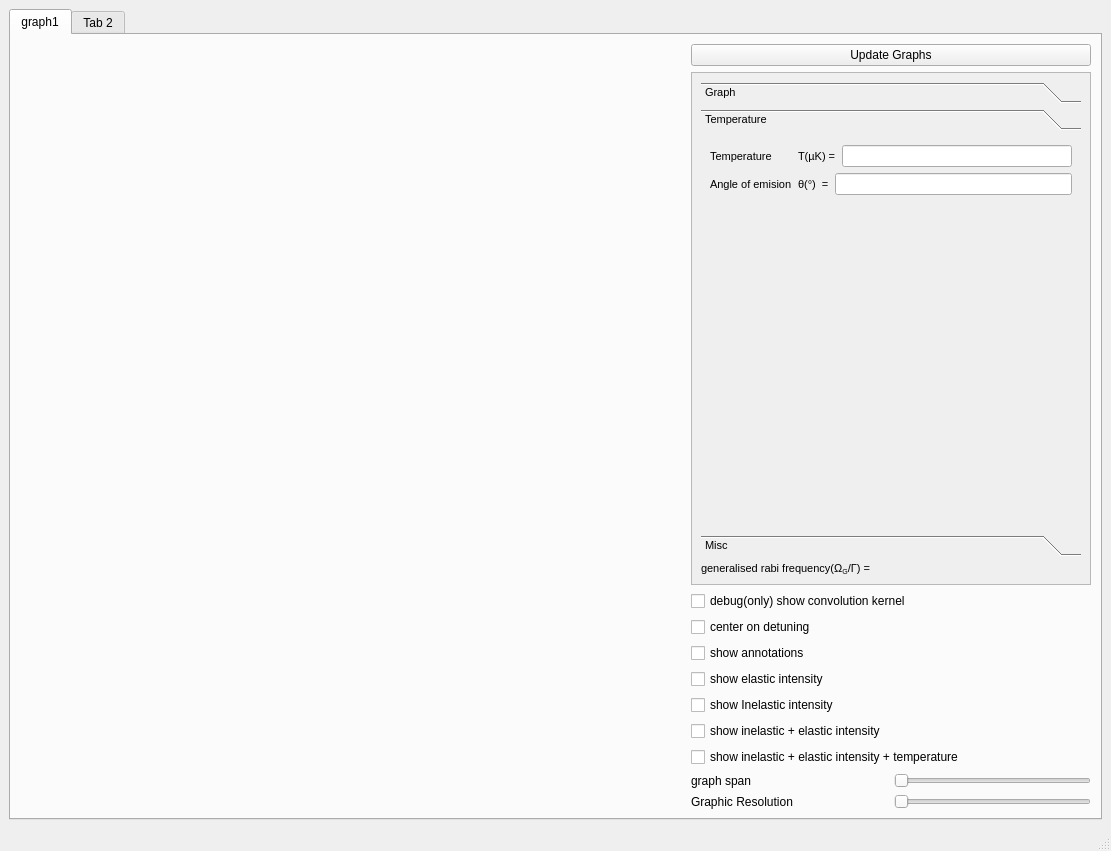
<?xml version="1.0" encoding="UTF-8"?>
<ui version="4.0">
 <class>MainWindow</class>
 <widget class="QMainWindow" name="MainWindow">
  <property name="geometry">
   <rect>
    <x>0</x>
    <y>0</y>
    <width>1111</width>
    <height>851</height>
   </rect>
  </property>
  <property name="windowTitle">
   <string>MainWindow</string>
  </property>
  <property name="iconSize">
   <size>
    <width>40</width>
    <height>40</height>
   </size>
  </property>
  <widget class="QWidget" name="centralwidget">
   <layout class="QVBoxLayout" name="verticalLayout">
    <item>
     <widget class="QTabWidget" name="tabWidget">
      <property name="currentIndex">
       <number>0</number>
      </property>
      <widget class="QWidget" name="graph">
       <attribute name="title">
        <string>graph1</string>
       </attribute>
       <layout class="QVBoxLayout" name="verticalLayout_5">
        <item>
         <layout class="QHBoxLayout" name="horizontalLayout">
          <item>
           <widget class="MplWidget" name="MplWidget" native="true">
            <property name="sizePolicy">
             <sizepolicy hsizetype="Expanding" vsizetype="Expanding">
              <horstretch>0</horstretch>
              <verstretch>0</verstretch>
             </sizepolicy>
            </property>
           </widget>
          </item>
          <item>
           <layout class="QVBoxLayout" name="verticalLayout_4">
            <item>
             <widget class="QPushButton" name="update_graph_button">
              <property name="text">
               <string>Update Graphs</string>
              </property>
             </widget>
            </item>
            <item>
             <widget class="QScrollArea" name="scrollArea">
              <property name="sizePolicy">
               <sizepolicy hsizetype="Minimum" vsizetype="Expanding">
                <horstretch>0</horstretch>
                <verstretch>0</verstretch>
               </sizepolicy>
              </property>
              <property name="minimumSize">
               <size>
                <width>400</width>
                <height>0</height>
               </size>
              </property>
              <property name="font">
               <font>
                <pointsize>8</pointsize>
                <italic>false</italic>
                <kerning>true</kerning>
               </font>
              </property>
              <property name="widgetResizable">
               <bool>true</bool>
              </property>
              <widget class="QWidget" name="scrollAreaWidgetContents">
               <property name="geometry">
                <rect>
                 <x>0</x>
                 <y>0</y>
                 <width>411</width>
                 <height>453</height>
                </rect>
               </property>
               <layout class="QVBoxLayout" name="verticalLayout_2">
                <item>
                 <widget class="QToolBox" name="toolBox">
                  <property name="sizePolicy">
                   <sizepolicy hsizetype="Expanding" vsizetype="Preferred">
                    <horstretch>0</horstretch>
                    <verstretch>0</verstretch>
                   </sizepolicy>
                  </property>
                  <property name="currentIndex">
                   <number>1</number>
                  </property>
                  <widget class="QWidget" name="graphparms">
                   <property name="geometry">
                    <rect>
                     <x>0</x>
                     <y>0</y>
                     <width>393</width>
                     <height>323</height>
                    </rect>
                   </property>
                   <attribute name="label">
                    <string>Graph</string>
                   </attribute>
                   <layout class="QFormLayout" name="formLayout_3">
                    <item row="0" column="0">
                     <widget class="QLabel" name="saturationparameter">
                      <property name="text">
                       <string>saturation parameter</string>
                      </property>
                     </widget>
                    </item>
                    <item row="0" column="1">
                     <layout class="QHBoxLayout" name="horizontalLayout_11">
                      <item>
                       <widget class="QLabel" name="label_9">
                        <property name="sizePolicy">
                         <sizepolicy hsizetype="Fixed" vsizetype="Preferred">
                          <horstretch>0</horstretch>
                          <verstretch>0</verstretch>
                         </sizepolicy>
                        </property>
                        <property name="baseSize">
                         <size>
                          <width>0</width>
                          <height>0</height>
                         </size>
                        </property>
                        <property name="text">
                         <string>S&lt;sub&gt;0&lt;/sub&gt; =</string>
                        </property>
                       </widget>
                      </item>
                      <item>
                       <widget class="QLineEdit" name="saturation_parameter_line_edit">
                        <property name="enabled">
                         <bool>true</bool>
                        </property>
                        <property name="sizePolicy">
                         <sizepolicy hsizetype="Preferred" vsizetype="Fixed">
                          <horstretch>0</horstretch>
                          <verstretch>0</verstretch>
                         </sizepolicy>
                        </property>
                        <property name="toolTip">
                         <string>&lt;html&gt;&lt;head/&gt;&lt;body&gt;&lt;p&gt;s&lt;span style=&quot; vertical-align:sub;&quot;&gt;0&lt;/span&gt;=I/I_sat or s&lt;span style=&quot; vertical-align:sub;&quot;&gt;0&lt;/span&gt;= 2(Ω&lt;span style=&quot; vertical-align:sub;&quot;&gt;R&lt;/span&gt;/Γ)&lt;span style=&quot; vertical-align:super;&quot;&gt;2&lt;/span&gt;&lt;/p&gt;&lt;p&gt;si s&lt;span style=&quot; vertical-align:sub;&quot;&gt;0&lt;/span&gt;&amp;lt;&amp;lt;1: diffusion elastique&lt;/p&gt;&lt;p&gt;si s&lt;span style=&quot; vertical-align:sub;&quot;&gt;0&lt;/span&gt;&amp;gt;&amp;gt;1: diffusion inelastique&lt;/p&gt;&lt;/body&gt;&lt;/html&gt;</string>
                        </property>
                        <property name="text">
                         <string>1</string>
                        </property>
                        <property name="dragEnabled">
                         <bool>false</bool>
                        </property>
                        <property name="readOnly">
                         <bool>false</bool>
                        </property>
                        <property name="clearButtonEnabled">
                         <bool>false</bool>
                        </property>
                       </widget>
                      </item>
                     </layout>
                    </item>
                    <item row="2" column="0">
                     <widget class="QLabel" name="label_2">
                      <property name="text">
                       <string>Rabi Frequency</string>
                      </property>
                     </widget>
                    </item>
                    <item row="2" column="1">
                     <layout class="QHBoxLayout" name="horizontalLayout_12">
                      <item>
                       <widget class="QLabel" name="label_10">
                        <property name="text">
                         <string>Ω&lt;sub&gt;R&lt;/sub&gt;/Γ =</string>
                        </property>
                       </widget>
                      </item>
                      <item>
                       <widget class="QLineEdit" name="rabi_frequency_line_edit"/>
                      </item>
                     </layout>
                    </item>
                    <item row="3" column="0">
                     <widget class="QLabel" name="label_3">
                      <property name="text">
                       <string>Laser Intensity</string>
                      </property>
                     </widget>
                    </item>
                    <item row="3" column="1">
                     <layout class="QHBoxLayout" name="horizontalLayout_13">
                      <item>
                       <widget class="QLabel" name="label_11">
                        <property name="text">
                         <string>I(mW/cm^2) =</string>
                        </property>
                       </widget>
                      </item>
                      <item>
                       <widget class="QLineEdit" name="laser_intensity_line_edit"/>
                      </item>
                     </layout>
                    </item>
                    <item row="4" column="0">
                     <widget class="QLabel" name="label_4">
                      <property name="text">
                       <string>Laser Power</string>
                      </property>
                     </widget>
                    </item>
                    <item row="4" column="1">
                     <layout class="QHBoxLayout" name="horizontalLayout_14">
                      <item>
                       <widget class="QLabel" name="label_12">
                        <property name="text">
                         <string>P(mW) =</string>
                        </property>
                       </widget>
                      </item>
                      <item>
                       <widget class="QLineEdit" name="laser_power_line_edit"/>
                      </item>
                     </layout>
                    </item>
                    <item row="1" column="0">
                     <widget class="QLabel" name="label_7">
                      <property name="text">
                       <string>detuning</string>
                      </property>
                     </widget>
                    </item>
                    <item row="1" column="1">
                     <layout class="QHBoxLayout" name="horizontalLayout_17">
                      <item>
                       <widget class="QLabel" name="label_15">
                        <property name="text">
                         <string>Δ/Γ =</string>
                        </property>
                       </widget>
                      </item>
                      <item>
                       <widget class="QLineEdit" name="detuning_line_edit">
                        <property name="text">
                         <string>0</string>
                        </property>
                       </widget>
                      </item>
                     </layout>
                    </item>
                    <item row="5" column="0">
                     <widget class="QLabel" name="label_5">
                      <property name="text">
                       <string>Laser waist</string>
                      </property>
                     </widget>
                    </item>
                    <item row="5" column="1">
                     <layout class="QHBoxLayout" name="horizontalLayout_15">
                      <item>
                       <widget class="QLabel" name="label_13">
                        <property name="text">
                         <string>ω&lt;sub&gt;0&lt;/sub&gt;(cm) =</string>
                        </property>
                       </widget>
                      </item>
                      <item>
                       <widget class="QLineEdit" name="laser_waist_line_edit"/>
                      </item>
                     </layout>
                    </item>
                   </layout>
                  </widget>
                  <widget class="QWidget" name="temperatureparams">
                   <property name="geometry">
                    <rect>
                     <x>0</x>
                     <y>0</y>
                     <width>393</width>
                     <height>323</height>
                    </rect>
                   </property>
                   <attribute name="label">
                    <string>Temperature</string>
                   </attribute>
                   <layout class="QFormLayout" name="formLayout_4">
                    <item row="0" column="0">
                     <widget class="QLabel" name="label_8">
                      <property name="text">
                       <string>Temperature</string>
                      </property>
                     </widget>
                    </item>
                    <item row="0" column="1">
                     <layout class="QHBoxLayout" name="horizontalLayout_4">
                      <item>
                       <widget class="QLabel" name="label_16">
                        <property name="text">
                         <string>T(µK) =</string>
                        </property>
                       </widget>
                      </item>
                      <item>
                       <widget class="QLineEdit" name="temperature_line_edit"/>
                      </item>
                     </layout>
                    </item>
                    <item row="1" column="0">
                     <widget class="QLabel" name="label_18">
                      <property name="text">
                       <string>Angle of emision</string>
                      </property>
                     </widget>
                    </item>
                    <item row="1" column="1">
                     <layout class="QHBoxLayout" name="horizontalLayout_7">
                      <item>
                       <widget class="QLabel" name="label_22">
                        <property name="text">
                         <string>θ(°)  =</string>
                        </property>
                       </widget>
                      </item>
                      <item>
                       <widget class="QLineEdit" name="angle_line_edit"/>
                      </item>
                     </layout>
                    </item>
                   </layout>
                  </widget>
                  <widget class="QWidget" name="misc">
                   <attribute name="label">
                    <string>Misc</string>
                   </attribute>
                   <layout class="QFormLayout" name="formLayout_5">
                    <item row="0" column="0">
                     <widget class="QLabel" name="label_6">
                      <property name="text">
                       <string>Saturation I</string>
                      </property>
                     </widget>
                    </item>
                    <item row="0" column="1">
                     <layout class="QHBoxLayout" name="horizontalLayout_16">
                      <item>
                       <widget class="QLabel" name="label_14">
                        <property name="text">
                         <string>&lt;html&gt;&lt;head/&gt;&lt;body&gt;&lt;p&gt;I&lt;span style=&quot; vertical-align:sub;&quot;&gt;sat&lt;/span&gt;(mW/cm^2)=&lt;/p&gt;&lt;/body&gt;&lt;/html&gt;</string>
                        </property>
                       </widget>
                      </item>
                      <item>
                       <widget class="QLineEdit" name="saturation_i_line_edit">
                        <property name="text">
                         <string>1.669</string>
                        </property>
                       </widget>
                      </item>
                     </layout>
                    </item>
                    <item row="1" column="0">
                     <widget class="QLabel" name="label_23">
                      <property name="text">
                       <string>Laser intensity error mu</string>
                      </property>
                     </widget>
                    </item>
                    <item row="1" column="1">
                     <layout class="QHBoxLayout" name="horizontalLayout_2">
                      <item>
                       <widget class="QLabel" name="label_24">
                        <property name="text">
                         <string>I +-=</string>
                        </property>
                       </widget>
                      </item>
                      <item>
                       <widget class="QLineEdit" name="laser_intensity_error_mu_line_edit"/>
                      </item>
                     </layout>
                    </item>
                    <item row="2" column="0">
                     <widget class="QLabel" name="label_25">
                      <property name="text">
                       <string>laser intensity error sigma</string>
                      </property>
                     </widget>
                    </item>
                    <item row="2" column="1">
                     <layout class="QHBoxLayout" name="horizontalLayout_8">
                      <item>
                       <widget class="QLabel" name="label_26">
                        <property name="text">
                         <string>I +-=</string>
                        </property>
                       </widget>
                      </item>
                      <item>
                       <widget class="QLineEdit" name="laser_intensity_error_sigma_line_edit"/>
                      </item>
                     </layout>
                    </item>
                   </layout>
                  </widget>
                 </widget>
                </item>
                <item>
                 <widget class="QLabel" name="generalised_rabi_frequency_label">
                  <property name="text">
                   <string>generalised rabi frequency(Ω&lt;sub&gt;G&lt;/sub&gt;/Γ) =</string>
                  </property>
                 </widget>
                </item>
               </layout>
              </widget>
             </widget>
            </item>
            <item>
             <widget class="QCheckBox" name="convolution_kernel">
              <property name="text">
               <string>debug(only) show convolution kernel</string>
              </property>
             </widget>
            </item>
            <item>
             <widget class="QCheckBox" name="center_on_detuning_input">
              <property name="text">
               <string>center on detuning</string>
              </property>
             </widget>
            </item>
            <item>
             <widget class="QCheckBox" name="show_annotations_input">
              <property name="text">
               <string>show annotations</string>
              </property>
              <property name="tristate">
               <bool>false</bool>
              </property>
             </widget>
            </item>
            <item>
             <widget class="QCheckBox" name="show_elastic_intensity">
              <property name="text">
               <string>show elastic intensity</string>
              </property>
             </widget>
            </item>
            <item>
             <widget class="QCheckBox" name="show_inelastic_intensity">
              <property name="text">
               <string>show Inelastic intensity</string>
              </property>
             </widget>
            </item>
            <item>
             <widget class="QCheckBox" name="show_elastic_inelastic_intensity">
              <property name="text">
               <string>show inelastic + elastic intensity</string>
              </property>
             </widget>
            </item>
            <item>
             <widget class="QCheckBox" name="show_elastic_inelastic_temperature_intensity">
              <property name="text">
               <string>show inelastic + elastic intensity + temperature</string>
              </property>
             </widget>
            </item>
            <item>
             <layout class="QHBoxLayout" name="horizontalLayout_3">
              <item>
               <widget class="QLabel" name="label_20">
                <property name="text">
                 <string>graph span</string>
                </property>
               </widget>
              </item>
              <item>
               <widget class="QSlider" name="graph_span_slider">
                <property name="sizePolicy">
                 <sizepolicy hsizetype="Minimum" vsizetype="Fixed">
                  <horstretch>0</horstretch>
                  <verstretch>0</verstretch>
                 </sizepolicy>
                </property>
                <property name="minimum">
                 <number>1</number>
                </property>
                <property name="maximum">
                 <number>100</number>
                </property>
                <property name="orientation">
                 <enum>Qt::Horizontal</enum>
                </property>
               </widget>
              </item>
             </layout>
            </item>
            <item>
             <layout class="QHBoxLayout" name="horizontalLayout_22">
              <item>
               <widget class="QLabel" name="label_17">
                <property name="sizePolicy">
                 <sizepolicy hsizetype="Minimum" vsizetype="Minimum">
                  <horstretch>0</horstretch>
                  <verstretch>0</verstretch>
                 </sizepolicy>
                </property>
                <property name="text">
                 <string>Graphic Resolution</string>
                </property>
               </widget>
              </item>
              <item>
               <widget class="QSlider" name="graphic_resolution_slider">
                <property name="sizePolicy">
                 <sizepolicy hsizetype="Minimum" vsizetype="Fixed">
                  <horstretch>0</horstretch>
                  <verstretch>0</verstretch>
                 </sizepolicy>
                </property>
                <property name="minimum">
                 <number>15</number>
                </property>
                <property name="maximum">
                 <number>50000</number>
                </property>
                <property name="orientation">
                 <enum>Qt::Horizontal</enum>
                </property>
               </widget>
              </item>
             </layout>
            </item>
           </layout>
          </item>
         </layout>
        </item>
       </layout>
      </widget>
      <widget class="QWidget" name="tab_2">
       <attribute name="title">
        <string>Tab 2</string>
       </attribute>
       <layout class="QHBoxLayout" name="horizontalLayout_6">
        <item>
         <widget class="MplWidget" name="widget" native="true">
          <property name="sizePolicy">
           <sizepolicy hsizetype="Expanding" vsizetype="Expanding">
            <horstretch>0</horstretch>
            <verstretch>0</verstretch>
           </sizepolicy>
          </property>
         </widget>
        </item>
        <item>
         <layout class="QVBoxLayout" name="verticalLayout_6">
          <item>
           <widget class="QPushButton" name="pushButton">
            <property name="text">
             <string>PushButton</string>
            </property>
           </widget>
          </item>
          <item>
           <widget class="QScrollArea" name="scrollArea_2">
            <property name="sizePolicy">
             <sizepolicy hsizetype="Maximum" vsizetype="Expanding">
              <horstretch>0</horstretch>
              <verstretch>0</verstretch>
             </sizepolicy>
            </property>
            <property name="widgetResizable">
             <bool>true</bool>
            </property>
            <widget class="QWidget" name="scrollAreaWidgetContents_2">
             <property name="geometry">
              <rect>
               <x>0</x>
               <y>0</y>
               <width>216</width>
               <height>589</height>
              </rect>
             </property>
             <layout class="QFormLayout" name="formLayout">
              <item row="0" column="0">
               <widget class="QLabel" name="label">
                <property name="text">
                 <string>TextLabel</string>
                </property>
               </widget>
              </item>
              <item row="0" column="1">
               <widget class="QLineEdit" name="lineEdit_2"/>
              </item>
              <item row="1" column="0">
               <widget class="QLabel" name="label_19">
                <property name="text">
                 <string>TextLabel</string>
                </property>
               </widget>
              </item>
             </layout>
            </widget>
           </widget>
          </item>
          <item>
           <layout class="QHBoxLayout" name="horizontalLayout_5">
            <item>
             <widget class="QLabel" name="label_21">
              <property name="text">
               <string>TextLabel</string>
              </property>
             </widget>
            </item>
            <item>
             <widget class="QDial" name="dial"/>
            </item>
           </layout>
          </item>
         </layout>
        </item>
       </layout>
      </widget>
     </widget>
    </item>
   </layout>
  </widget>
  <widget class="QMenuBar" name="menubar">
   <property name="geometry">
    <rect>
     <x>0</x>
     <y>0</y>
     <width>1111</width>
     <height>26</height>
    </rect>
   </property>
  </widget>
  <widget class="QStatusBar" name="statusbar"/>
 </widget>
 <customwidgets>
  <customwidget>
   <class>MplWidget</class>
   <extends>QWidget</extends>
   <header>mplwidget.h</header>
   <container>1</container>
  </customwidget>
 </customwidgets>
 <resources/>
 <connections/>
</ui>
